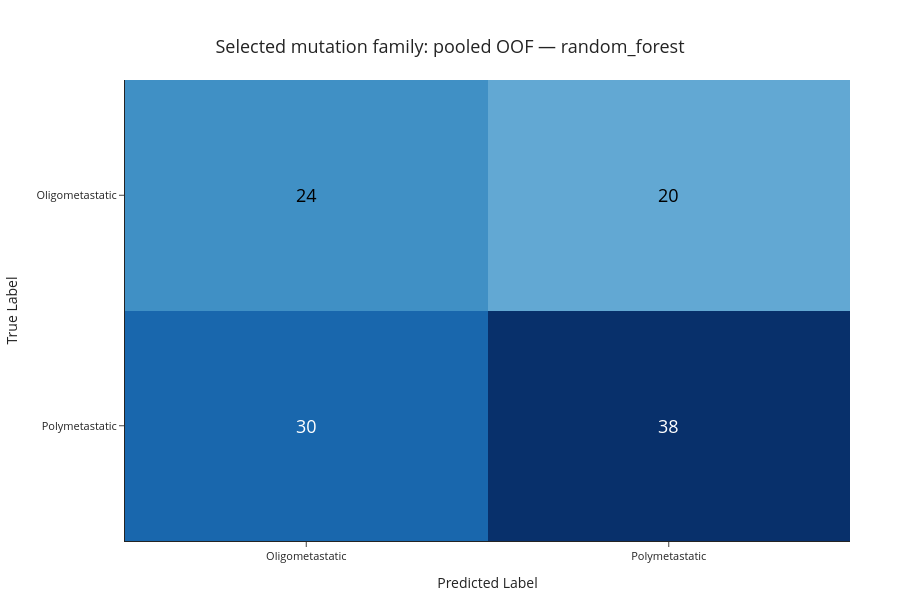

The cell this chart's notebook holds for it:
### Markdown cell above
### Inner-score family stability and selected-family OOF evaluation

Fold ranks and winner counts use only best_inner_score; alphabetical order breaks exact ties. These are stability diagnostics, not a mixed-family common-cohort estimator. Global family selection remains based on mean inner-CV macro-F1, never outer-test metrics. The selected family's pooled OOF result is not an independent validation of the global family-selection step.

Random Forest remains the globally selected family, with mean inner-CV macro-F1 of 0.6627, compared with 0.6606 for XGBoost and 0.6025 for L1 logistic regression. XGBoost wins four outer folds, Random Forest one and L1 none. Fold wins ignore the magnitude of score differences and therefore need not agree with the predefined mean-score criterion.

### Code cell
inner_fold_ranking_df, model_fold_wins_df = rank_mutation_inner_scores(
    results_test_df, list(models), n_outer_folds=len(outer_splits)
)
thesis_display(inner_fold_ranking_df)
thesis_display(model_fold_wins_df)
inner_fold_ranking_df.to_csv(Path(output_dir) / "mutation_inner_fold_ranking_reviewed.csv", index=False)
model_fold_wins_df.to_csv(Path(output_dir) / "mutation_model_fold_wins_reviewed.csv")
selected_oof_df = validated_oof_by_model[selected_predictive_model]
selected_pooled_oof_df = pooled_oof_metrics_df.loc[pooled_oof_metrics_df.model == selected_predictive_model].copy()
thesis_display(selected_pooled_oof_df)
selected_pooled_oof_df.to_csv(Path(output_dir) / "mutation_selected_pooled_oof_metrics_reviewed.csv", index=False)
selected_curve = [{"y_true": selected_oof_df.y_true, "y_prob": selected_oof_df.y_proba,
                   "label": selected_predictive_model, "is_main_curve": True}]
plot_roc_curves(selected_curve, title="Selected mutation family: pooled OOF ROC", interactive=False)
plot_precision_recall_curves(selected_curve, title="Selected mutation family: pooled OOF precision–recall", interactive=False)
plot_confusion_matrix(selected_oof_df.y_true, selected_oof_df.y_pred,
    class_labels=["Oligometastatic", "Polymetastatic"],
    title=f"Selected mutation family: pooled OOF — {selected_predictive_model}", interactive=False)

### Figure 1 — Plotly figure (JSON) as saved in the notebook; plotly's stock layout.template omitted (floating-point values rounded to 4 significant figures)
{"data": [{"colorscale": [[0, "rgb(247,251,255)"], [0.125, "rgb(222,235,247)"], [0.25, "rgb(198,219,239)"], [0.375, "rgb(158,202,225)"], [0.5, "rgb(107,174,214)"], [0.625, "rgb(66,146,198)"], [0.75, "rgb(33,113,181)"], [0.875, "rgb(8,81,156)"], [1, "rgb(8,48,107)"]], "showscale": false, "type": "heatmap", "x": ["Oligometastatic", "Polymetastatic"], "y": ["Oligometastatic", "Polymetastatic"], "z": [[24, 20], [30, 38]], "zmax": 38, "zmin": 0}], "layout": {"annotations": [{"font": {"color": "black", "size": 18}, "showarrow": false, "text": "24", "x": "Oligometastatic", "xref": "x", "y": "Oligometastatic", "yref": "y"}, {"font": {"color": "black", "size": 18}, "showarrow": false, "text": "20", "x": "Polymetastatic", "xref": "x", "y": "Oligometastatic", "yref": "y"}, {"font": {"color": "white", "size": 18}, "showarrow": false, "text": "30", "x": "Oligometastatic", "xref": "x", "y": "Polymetastatic", "yref": "y"}, {"font": {"color": "white", "size": 18}, "showarrow": false, "text": "38", "x": "Polymetastatic", "xref": "x", "y": "Polymetastatic", "yref": "y"}], "autosize": false, "font": {"size": 12}, "height": 600, "margin": {"b": 50, "l": 100, "r": 50, "t": 80}, "title": {"font": {"size": 18}, "text": "Selected mutation family: pooled OOF — random_forest", "x": 0.5, "xanchor": "center", "yanchor": "top"}, "width": 900, "xaxis": {"tickfont": {"size": 11}, "title": {"font": {"size": 14}, "text": "Predicted Label"}}, "yaxis": {"autorange": "reversed", "tickfont": {"size": 11}, "title": {"font": {"size": 14}, "text": "True Label"}}}}
